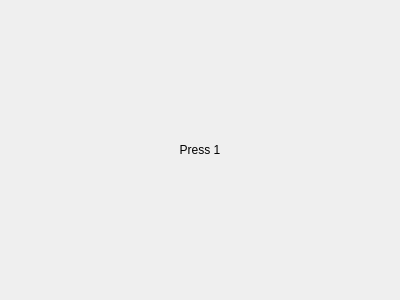
<?xml version="1.0" encoding="UTF-8"?>
<ui version="4.0">
 <class>Dialog</class>
 <widget class="QDialog" name="Dialog">
  <property name="geometry">
   <rect>
    <x>0</x>
    <y>0</y>
    <width>400</width>
    <height>300</height>
   </rect>
  </property>
  <property name="windowTitle">
   <string>Dialog</string>
  </property>
  <layout class="QGridLayout" name="gridLayout">
   <item row="0" column="0">
    <widget class="QLabel" name="label">
     <property name="text">
      <string>Press 1</string>
     </property>
     <property name="alignment">
      <set>Qt::AlignCenter</set>
     </property>
    </widget>
   </item>
  </layout>
 </widget>
 <layoutdefault spacing="6" margin="11"/>
 <resources/>
 <connections/>
</ui>
